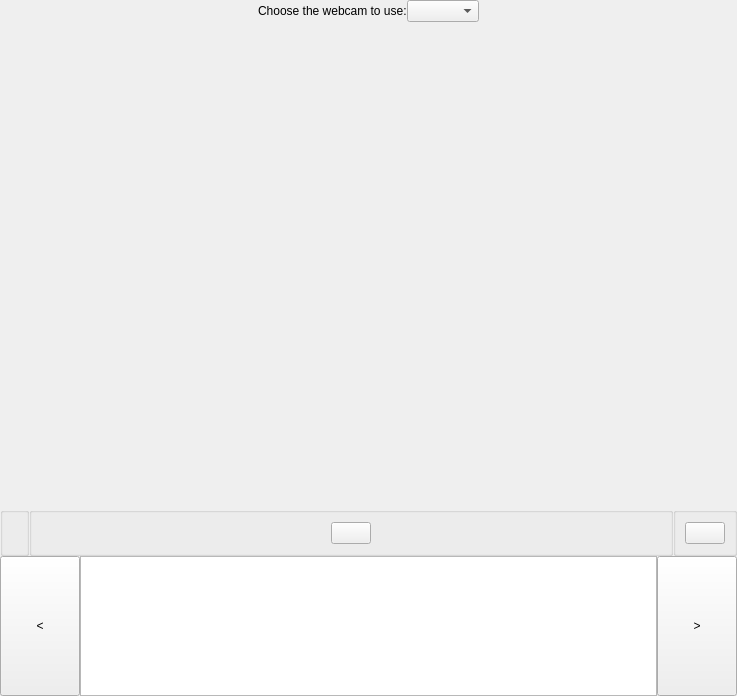
<?xml version="1.0" encoding="UTF-8"?>
<ui version="4.0">
 <class>mainWidget</class>
 <widget class="QWidget" name="mainWidget">
  <property name="geometry">
   <rect>
    <x>0</x>
    <y>0</y>
    <width>737</width>
    <height>696</height>
   </rect>
  </property>
  <property name="windowTitle">
   <string comment="KDE::DoNotExtract">Form</string>
  </property>
  <layout class="QVBoxLayout" name="verticalLayout">
   <property name="spacing">
    <number>0</number>
   </property>
   <property name="margin">
    <number>0</number>
   </property>
   <item>
    <layout class="QHBoxLayout" name="horizontalLayout">
     <item>
      <spacer name="rightHorizSpacer">
       <property name="orientation">
        <enum>Qt::Horizontal</enum>
       </property>
       <property name="sizeHint" stdset="0">
        <size>
         <width>40</width>
         <height>0</height>
        </size>
       </property>
      </spacer>
     </item>
     <item>
      <widget class="QLabel" name="chooseWebcamLbl">
       <property name="text">
        <string>Choose the webcam to use:</string>
       </property>
      </widget>
     </item>
     <item>
      <widget class="KComboBox" name="webcamCombo"/>
     </item>
     <item>
      <spacer name="sleftZeroSpacer">
       <property name="orientation">
        <enum>Qt::Horizontal</enum>
       </property>
       <property name="sizeHint" stdset="0">
        <size>
         <width>40</width>
         <height>0</height>
        </size>
       </property>
      </spacer>
     </item>
    </layout>
   </item>
   <item>
    <layout class="QHBoxLayout" name="firstRow">
     <property name="sizeConstraint">
      <enum>QLayout::SetFixedSize</enum>
     </property>
     <item>
      <widget class="QWidget" name="leftSpot" native="true"/>
     </item>
     <item>
      <spacer name="horizontalSpacer">
       <property name="orientation">
        <enum>Qt::Horizontal</enum>
       </property>
       <property name="sizeHint" stdset="0">
        <size>
         <width>40</width>
         <height>20</height>
        </size>
       </property>
      </spacer>
     </item>
     <item>
      <widget class="QWidget" name="centralSpot" native="true">
       <property name="sizePolicy">
        <sizepolicy hsizetype="Fixed" vsizetype="Fixed">
         <horstretch>0</horstretch>
         <verstretch>0</verstretch>
        </sizepolicy>
       </property>
       <property name="minimumSize">
        <size>
         <width>640</width>
         <height>480</height>
        </size>
       </property>
       <property name="maximumSize">
        <size>
         <width>640</width>
         <height>480</height>
        </size>
       </property>
      </widget>
     </item>
     <item>
      <spacer name="horizontalSpacer_2">
       <property name="orientation">
        <enum>Qt::Horizontal</enum>
       </property>
       <property name="sizeHint" stdset="0">
        <size>
         <width>40</width>
         <height>20</height>
        </size>
       </property>
      </spacer>
     </item>
     <item>
      <widget class="QWidget" name="rightSpot" native="true"/>
     </item>
    </layout>
   </item>
   <item>
    <layout class="QHBoxLayout" name="secondRow">
     <property name="topMargin">
      <number>5</number>
     </property>
     <item>
      <widget class="QGroupBox" name="modes">
       <property name="sizePolicy">
        <sizepolicy hsizetype="Maximum" vsizetype="Minimum">
         <horstretch>0</horstretch>
         <verstretch>0</verstretch>
        </sizepolicy>
       </property>
       <property name="title">
        <string/>
       </property>
      </widget>
     </item>
     <item>
      <widget class="QGroupBox" name="actions">
       <property name="sizePolicy">
        <sizepolicy hsizetype="Preferred" vsizetype="Minimum">
         <horstretch>0</horstretch>
         <verstretch>0</verstretch>
        </sizepolicy>
       </property>
       <property name="title">
        <string/>
       </property>
       <layout class="QHBoxLayout" name="horizontalLayout_2">
        <item>
         <spacer name="horizontalSpacer_3">
          <property name="orientation">
           <enum>Qt::Horizontal</enum>
          </property>
          <property name="sizeHint" stdset="0">
           <size>
            <width>245</width>
            <height>20</height>
           </size>
          </property>
         </spacer>
        </item>
        <item>
         <widget class="QPushButton" name="pushButton">
          <property name="sizePolicy">
           <sizepolicy hsizetype="Minimum" vsizetype="Minimum">
            <horstretch>0</horstretch>
            <verstretch>0</verstretch>
           </sizepolicy>
          </property>
         </widget>
        </item>
        <item>
         <spacer name="horizontalSpacer_4">
          <property name="orientation">
           <enum>Qt::Horizontal</enum>
          </property>
          <property name="sizeHint" stdset="0">
           <size>
            <width>245</width>
            <height>20</height>
           </size>
          </property>
         </spacer>
        </item>
       </layout>
      </widget>
     </item>
     <item>
      <widget class="QGroupBox" name="groupBox">
       <layout class="QHBoxLayout" name="horizontalLayout_3">
        <item>
         <widget class="QPushButton" name="configure">
          <property name="focusPolicy">
           <enum>Qt::NoFocus</enum>
          </property>
          <property name="text">
           <string/>
          </property>
          <property name="iconSize">
           <size>
            <width>20</width>
            <height>20</height>
           </size>
          </property>
         </widget>
        </item>
       </layout>
      </widget>
     </item>
    </layout>
   </item>
   <item>
    <layout class="QHBoxLayout" name="thirdRow">
     <item>
      <widget class="QPushButton" name="scrollLeft">
       <property name="sizePolicy">
        <sizepolicy hsizetype="Maximum" vsizetype="Expanding">
         <horstretch>0</horstretch>
         <verstretch>0</verstretch>
        </sizepolicy>
       </property>
       <property name="text">
        <string>&lt;</string>
       </property>
      </widget>
     </item>
     <item>
      <widget class="ThumbnailView" name="thumbnailView">
       <property name="minimumSize">
        <size>
         <width>0</width>
         <height>100</height>
        </size>
       </property>
       <property name="verticalScrollBarPolicy">
        <enum>Qt::ScrollBarAlwaysOff</enum>
       </property>
       <property name="horizontalScrollBarPolicy">
        <enum>Qt::ScrollBarAlwaysOff</enum>
       </property>
       <property name="selectionMode">
        <enum>QAbstractItemView::ExtendedSelection</enum>
       </property>
       <property name="horizontalScrollMode">
        <enum>QAbstractItemView::ScrollPerPixel</enum>
       </property>
       <property name="flow">
        <enum>QListView::LeftToRight</enum>
       </property>
      </widget>
     </item>
     <item>
      <widget class="QPushButton" name="scrollRight">
       <property name="sizePolicy">
        <sizepolicy hsizetype="Maximum" vsizetype="Expanding">
         <horstretch>0</horstretch>
         <verstretch>0</verstretch>
        </sizepolicy>
       </property>
       <property name="text">
        <string>&gt;</string>
       </property>
      </widget>
     </item>
    </layout>
   </item>
  </layout>
 </widget>
 <customwidgets>
  <customwidget>
   <class>KComboBox</class>
   <extends>QComboBox</extends>
   <header>kcombobox.h</header>
  </customwidget>
  <customwidget>
   <class>ThumbnailView</class>
   <extends>QListView</extends>
   <header>thumbnailview.h</header>
  </customwidget>
 </customwidgets>
 <resources/>
 <connections/>
</ui>
